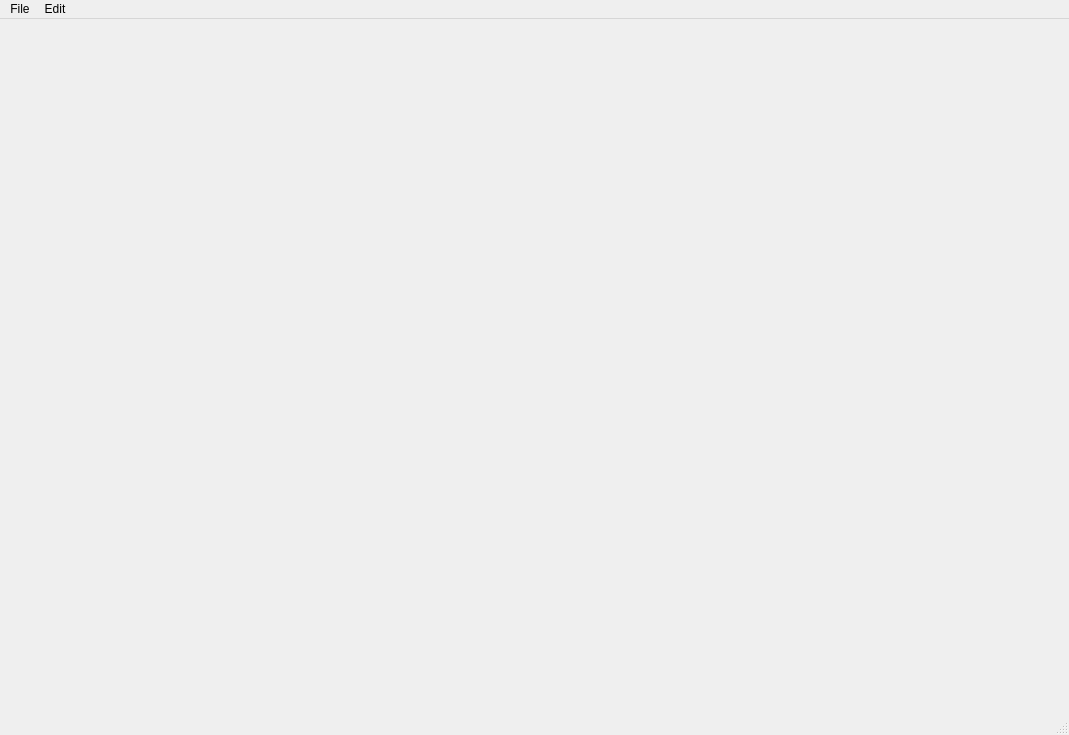
<?xml version="1.0" encoding="UTF-8"?>
<ui version="4.0">
 <class>MainWindow</class>
 <widget class="QMainWindow" name="MainWindow">
  <property name="geometry">
   <rect>
    <x>0</x>
    <y>0</y>
    <width>1069</width>
    <height>735</height>
   </rect>
  </property>
  <property name="windowTitle">
   <string>MainWindow</string>
  </property>
  <widget class="QWidget" name="centralwidget">
   <layout class="QGridLayout" name="gridLayout_3">
    <item row="0" column="0">
     <widget class="MplWidget" name="spectrumWidget" native="true">
      <property name="cursor">
       <cursorShape>CrossCursor</cursorShape>
      </property>
     </widget>
    </item>
    <item row="1" column="0">
     <widget class="QFrame" name="frame">
      <property name="maximumSize">
       <size>
        <width>1047</width>
        <height>30</height>
       </size>
      </property>
      <property name="frameShape">
       <enum>QFrame::NoFrame</enum>
      </property>
      <property name="frameShadow">
       <enum>QFrame::Raised</enum>
      </property>
      <layout class="QHBoxLayout" name="horizontalLayout_3">
       <property name="spacing">
        <number>0</number>
       </property>
       <property name="leftMargin">
        <number>0</number>
       </property>
       <property name="topMargin">
        <number>0</number>
       </property>
       <property name="rightMargin">
        <number>0</number>
       </property>
       <property name="bottomMargin">
        <number>0</number>
       </property>
       <item>
        <widget class="QFrame" name="frame_2">
         <property name="frameShape">
          <enum>QFrame::NoFrame</enum>
         </property>
         <property name="frameShadow">
          <enum>QFrame::Plain</enum>
         </property>
         <property name="lineWidth">
          <number>0</number>
         </property>
         <layout class="QHBoxLayout" name="horizontalLayout_4">
          <property name="spacing">
           <number>0</number>
          </property>
          <property name="leftMargin">
           <number>0</number>
          </property>
          <property name="topMargin">
           <number>0</number>
          </property>
          <property name="rightMargin">
           <number>0</number>
          </property>
          <property name="bottomMargin">
           <number>0</number>
          </property>
          <item>
           <widget class="QLabel" name="label1">
            <property name="text">
             <string/>
            </property>
            <property name="alignment">
             <set>Qt::AlignLeading|Qt::AlignLeft|Qt::AlignVCenter</set>
            </property>
           </widget>
          </item>
         </layout>
        </widget>
       </item>
       <item>
        <widget class="QFrame" name="frame_3">
         <property name="frameShape">
          <enum>QFrame::NoFrame</enum>
         </property>
         <property name="frameShadow">
          <enum>QFrame::Plain</enum>
         </property>
         <property name="lineWidth">
          <number>0</number>
         </property>
        </widget>
       </item>
      </layout>
     </widget>
    </item>
   </layout>
  </widget>
  <widget class="QMenuBar" name="menubar">
   <property name="geometry">
    <rect>
     <x>0</x>
     <y>0</y>
     <width>1069</width>
     <height>26</height>
    </rect>
   </property>
   <widget class="QMenu" name="menu">
    <property name="title">
     <string>File</string>
    </property>
    <addaction name="action"/>
    <addaction name="action_2"/>
   </widget>
   <widget class="QMenu" name="menuedit">
    <property name="title">
     <string>Edit</string>
    </property>
    <addaction name="actionConcat_files"/>
    <addaction name="actionSplit_files"/>
   </widget>
   <addaction name="menu"/>
   <addaction name="menuedit"/>
  </widget>
  <widget class="QStatusBar" name="statusbar"/>
  <action name="action">
   <property name="text">
    <string>Open</string>
   </property>
  </action>
  <action name="action_2">
   <property name="text">
    <string>음원자르기</string>
   </property>
  </action>
  <action name="actionConcat_files">
   <property name="text">
    <string>Concat Files</string>
   </property>
  </action>
  <action name="actionSplit_files">
   <property name="text">
    <string>Split File</string>
   </property>
  </action>
 </widget>
 <customwidgets>
  <customwidget>
   <class>MplWidget</class>
   <extends>QWidget</extends>
   <header>mplwidget.h</header>
   <container>1</container>
  </customwidget>
 </customwidgets>
 <resources/>
 <connections/>
</ui>
